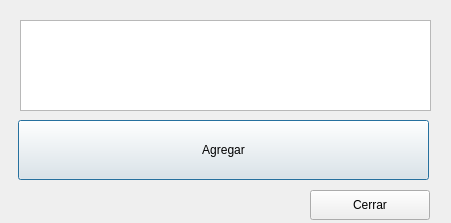
<?xml version="1.0" encoding="UTF-8"?>
<ui version="4.0">
 <class>AgregarRegistro</class>
 <widget class="QDialog" name="AgregarRegistro">
  <property name="geometry">
   <rect>
    <x>0</x>
    <y>0</y>
    <width>451</width>
    <height>223</height>
   </rect>
  </property>
  <property name="windowTitle">
   <string>Dialog</string>
  </property>
  <widget class="QPushButton" name="btn_agregarRegi">
   <property name="geometry">
    <rect>
     <x>18</x>
     <y>120</y>
     <width>411</width>
     <height>60</height>
    </rect>
   </property>
   <property name="text">
    <string>Agregar</string>
   </property>
  </widget>
  <widget class="QTableWidget" name="tw_registroAdd">
   <property name="geometry">
    <rect>
     <x>20</x>
     <y>20</y>
     <width>411</width>
     <height>91</height>
    </rect>
   </property>
  </widget>
  <widget class="QPushButton" name="btn_cerrar">
   <property name="geometry">
    <rect>
     <x>310</x>
     <y>190</y>
     <width>120</width>
     <height>30</height>
    </rect>
   </property>
   <property name="text">
    <string>Cerrar</string>
   </property>
  </widget>
 </widget>
 <resources/>
 <connections/>
</ui>
